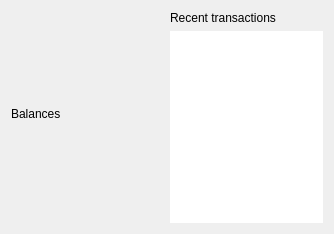
<?xml version="1.0" encoding="UTF-8"?>
<ui version="4.0">
 <class>DashboardPage</class>
 <widget class="QWidget" name="DashboardPage">
  <layout class="QHBoxLayout" name="horizontalLayout" stretch="1,1">
   <item>
    <layout class="QVBoxLayout" name="verticalLayoutBalances">
     <item>
      <widget class="QLabel" name="labelBalances">
       <property name="text">
        <string>Balances</string>
       </property>
      </widget>
     </item>
     <item>
      <layout class="QFormLayout" name="formLayout">
      </layout>
     </item>
     <item>
      <spacer name="verticalSpacer">
       <property name="orientation">
        <enum>Qt::Orientation::Vertical</enum>
       </property>
      </spacer>
     </item>
    </layout>
   </item>
   <item>
    <layout class="QVBoxLayout" name="verticalLayoutTransactions">
     <item>
      <widget class="QLabel" name="labelTransactions">
       <property name="text">
        <string>Recent transactions</string>
       </property>
      </widget>
     </item>
     <item>
      <widget class="QListWidget" name="listWidgetTransactions">
       <property name="focusPolicy">
        <enum>Qt::FocusPolicy::NoFocus</enum>
       </property>
       <property name="frameShape">
        <enum>QFrame::Shape::NoFrame</enum>
       </property>
       <property name="verticalScrollBarPolicy">
        <enum>Qt::ScrollBarPolicy::ScrollBarAlwaysOff</enum>
       </property>
       <property name="horizontalScrollBarPolicy">
        <enum>Qt::ScrollBarPolicy::ScrollBarAlwaysOff</enum>
       </property>
       <property name="selectionMode">
        <enum>QAbstractItemView::SelectionMode::NoSelection</enum>
       </property>
      </widget>
     </item>
    </layout>
   </item>
  </layout>
 </widget>
 <resources/>
 <connections/>
</ui>
